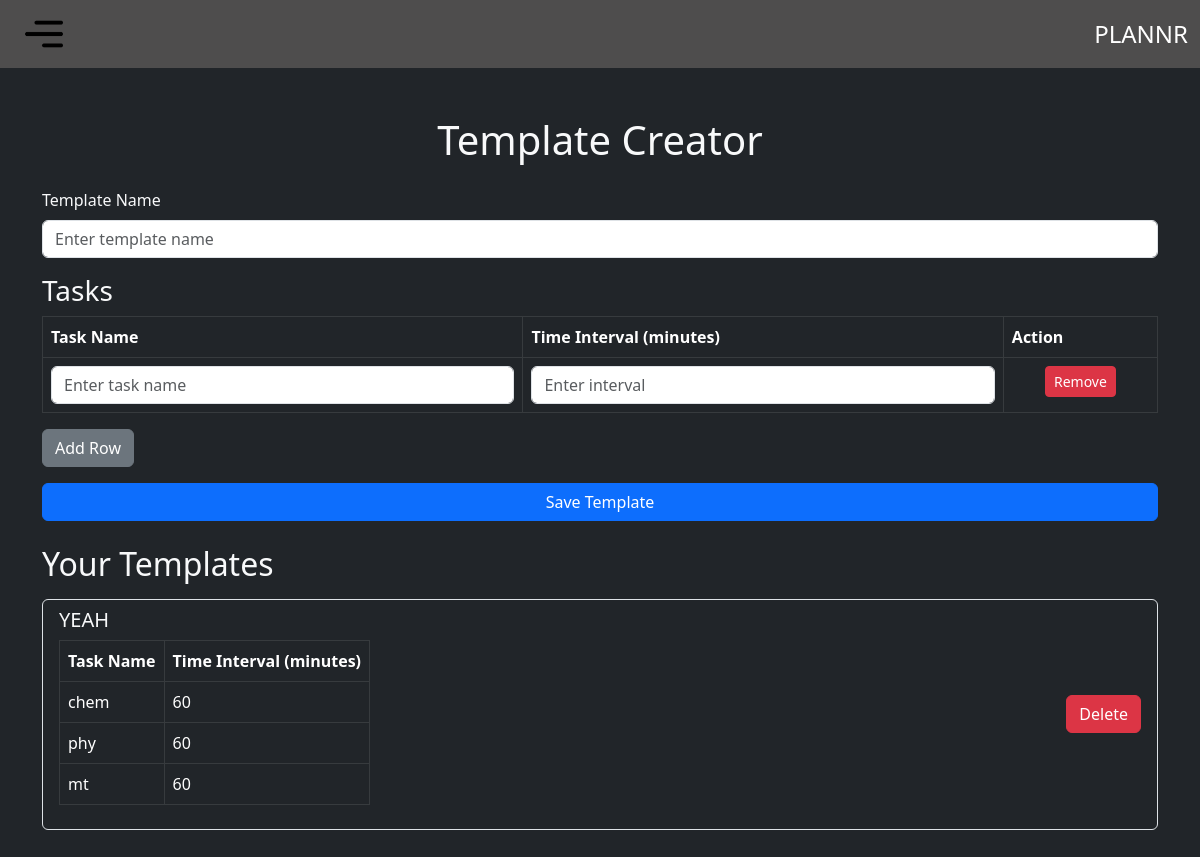
Page /templates on the earlier database version.
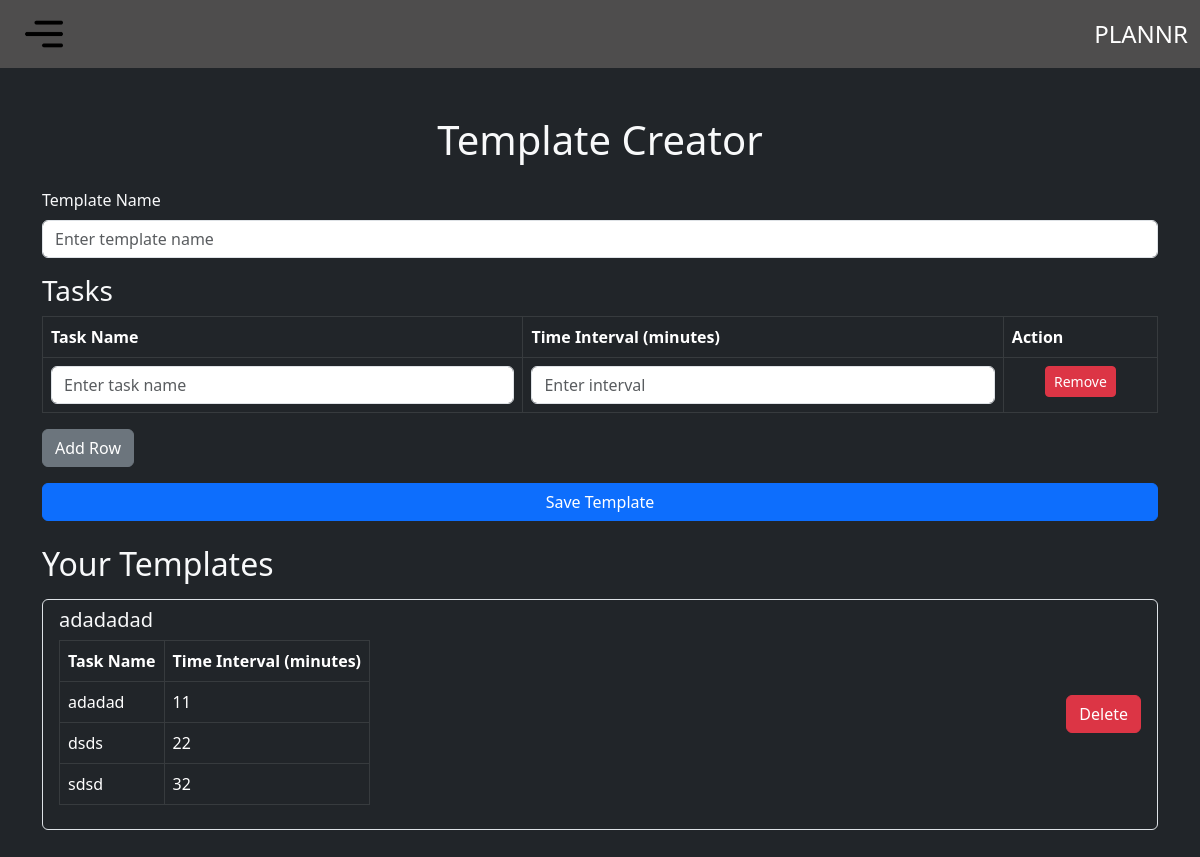
Same page on the later database version.
### app.py (models this page shows)
class Template(db.Model):
    id = db.Column(db.Integer, primary_key=True)
    name = db.Column(db.String(100), nullable=False)
    tasks = db.relationship('Task', backref='template', cascade="all, delete-orphan")

class Task(db.Model):
    id = db.Column(db.Integer, primary_key=True)
    name = db.Column(db.String(100), nullable=False)
    interval = db.Column(db.Integer, nullable=False)
    template_id = db.Column(db.Integer, db.ForeignKey('template.id'), nullable=False)

### app.py (the view, shortened to what this page needs)
@app.route('/templates', methods=['GET', 'POST'])
def template_creator():
    templates = Template.query.all()
    return render_template('template_creator.html', templates=templates)

### templates/template_creator.html (shortened to what this page needs)
<!DOCTYPE html>
<html lang="en">
<head>
    <link rel="stylesheet" href="{{ url_for('static', filename='css/styles.css') }}">
    <link rel="stylesheet" href="https://cdn.jsdelivr.net/npm/bootstrap@5.3.0-alpha1/dist/css/bootstrap.min.css">
</head>
<body class="bg-dark text-light">
    <nav class="navbar navbar-expand-lg">
        <div class="container-fluid">
            <button class="btn" type="button" data-bs-toggle="offcanvas" data-bs-target="#offcanvasExample" aria-controls="offcanvasExample">
                <img src="../static/images/5259008.png" alt="Menu" style="width: 38px; height: 38px">
            </button>
            <span class="text-center" id="Hello">PLANNR</span>
        </div>
    </nav>
    <div class="container my-5">
        <h1 class="text-center mb-4">Template Creator</h1>
        <form action="/templates" method="POST" id="templateForm" class="mb-4">
            <div class="mb-3">
                <label for="templateName" class="form-label">Template Name</label>
                <input type="text" class="form-control" id="templateName" name="templateName" placeholder="Enter template name" required>
            </div>
            <h3>Tasks</h3>
            <table class="table table-dark table-bordered" id="tasksTable">
                <thead>
                    <tr>
                        <th>Task Name</th>
                        <th>Time Interval (minutes)</th>
                        <th>Action</th>
                    </tr>
                </thead>
                <tbody>
                    <tr>
                        <td><input type="text" name="taskName[]" class="form-control" placeholder="Enter task name" required></td>
                        <td><input type="number" name="timeInterval[]" class="form-control" placeholder="Enter interval" required></td>
                        <td class="text-center"><button type="button" class="btn btn-danger btn-sm removeRow">Remove</button></td>
                    </tr>
                </tbody>
            </table>
            <button type="button" id="addRow" class="btn btn-secondary mb-3">Add Row</button>
            <button type="submit" class="btn btn-primary w-100">Save Template</button>
        </form>
        <h2 class="mb-3">Your Templates</h2>
        {% if templates %}
        <ul class="list-group">
            {% for template in templates %}
            <li class="list-group-item bg-dark text-light">
                <div class="d-flex justify-content-between align-items-center">
                    <div>
                        <h5>{{ template.name }}</h5>
                        <table class="table table-dark table-bordered">
                            <thead>
                                <tr>
                                    <th>Task Name</th>
                                    <th>Time Interval (minutes)</th>
                                </tr>
                            </thead>
                            <tbody>
                                {% for task in template.tasks %}
                                <tr>
                                    <td>{{ task['name'] }}</td>
                                    <td>{{ task['interval'] }}</td>
                                </tr>
                                {% endfor %}
                            </tbody>
                        </table>
                    </div>
                    <form action="{{ url_for('delete_template', template_id=template.id) }}" method="POST" onsubmit="return confirm('Are you sure you want to delete this template?');">
                        <button type="submit" class="btn btn-danger">Delete</button>
                    </form>
                </div>
            </li>
            {% endfor %}
        </ul>
        {% else %}
        <p>No templates created yet.</p>
        {% endif %}
    </div>
</body>
</html>

### static/css/styles.css (style rules this page uses)
body { background-color: #121212; color: #e0e0e0; font-family: 'Arial', sans-serif; }
.navbar { background-color: #4e4d4d; color: #fff; }
.navbar button { transition: transform 0.3s ease; }
.navbar .container-fluid { display: flex; justify-content: space-between; align-items: center; }
#Hello { font-size: 1.5rem; color: #fff; }

Differences in the rows shown:
changed Template: name "YEAH" → "adadadad"
changed Task: name "chem" → "adadad"; interval "60" → "11"
changed Task: name "phy" → "dsds"; interval "60" → "22"
changed Task: name "mt" → "sdsd"; interval "60" → "32"
